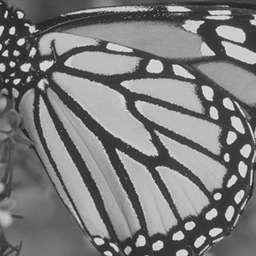
#> input picture photos/gray/img_003.bmp, 256 x 256 px; its folder holds only this picture in this run
$ python factor.py
#> lines starting #> are read from the running program, lines starting #| are printed output that depends on the picture; long printed decimals are rounded
import numpy as np
from matplotlib import pyplot as plt
import matplotlib.image as mpimg
import os
from time import gmtime, strftime

if __name__ == "__main__":

    data_path = os.path.join(os.getcwd(), 'photos/gray')
    im_flist = os.listdir(data_path)
    im_no = 0
    im = mpimg.imread(os.path.join(data_path, im_flist[im_no]))
#> im is the input picture: shape (256, 256); min 33, max 226, mean 122.5
    # im = im[40:60, 10:40, :]
    im=im[40:100, 10:50]
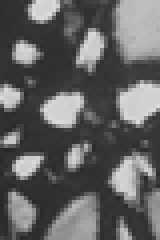
#> im: shape (60, 40) (shown 4 times larger); min 39, max 222, mean 98.5

    ip=im/1
    I, J = ip.shape
#> I = 60; J = 40
    ps=16
    m=I//ps
#> m = 3
    n=J//ps
#> n = 2
    ip=ip[:m*ps,:n*ps]
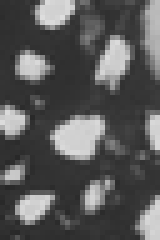
#> ip: shape (48, 32) float64 (shown 5 times larger); min 39, max 222, mean 88.9
    ip=np.stack(np.split(ip,n,1))
    ip = np.stack(np.split(ip, m, 1))
    ip=ip-np.mean(ip,axis=(0,1))

    niter=10
    h=(np.random.rand(ps,ps)*2-1)
    ch=np.sum(h.reshape(1,1,ps,ps)*ip,(2,3))
#> ch = [[-616.6, -1160.2], [25.13, 990.3], [1016.5, -255.1]]
    s2m=np.mean(ch**2)
#> s2m = 634322.9
    kT=s2m
#> kT = 634322.9
    kT=round(kT,int(np.ceil(np.log10(1 / kT))))
#> kT = 600000
    ax = plt.subplot(111)
    plt.imshow(h)
    ax.set_title('h')
    plt.colorbar(orientation='horizontal')
    plt.show()
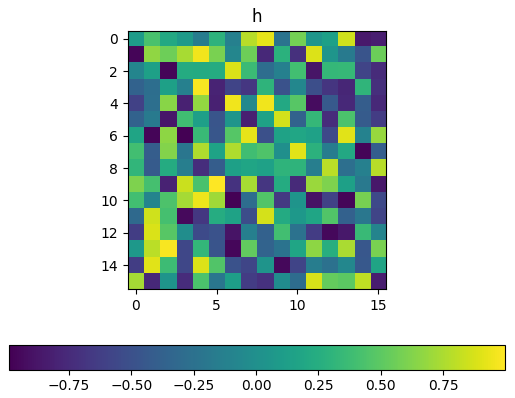
#> figure drawn by matplotlib, 2 panels
    print('kT %f' % kT)
#| kT 600000.000
    def seq_change(s0,h,pats):
        for i in range(s0[0],ps,2):
            for j in range(s0[1],ps,2):
                h[i,j]=0
                ch=np.sum(h.reshape(1,1,ps,ps)*ip,(2,3))*ip[:,:,i,j]
                dq=np.mean(ch)*4
                h[i,j]=(1/(1+np.exp(-dq/kT))>np.random.rand()).astype('int')*2-1
        return h

    for _ in range(niter):
        h=seq_change((0,0),h,ip)
        h=seq_change((0,1),h,ip)
        h=seq_change((1,0),h,ip)
        h=seq_change((1,1),h,ip)


    ax = plt.subplot(141)
    plt.imshow(im)
    ax.set_title('sample')
    plt.colorbar(orientation='horizontal')
    ax = plt.subplot(142)
    plt.imshow(ch)
    ax.set_title('ch')
    plt.colorbar(orientation='horizontal')

    ax = plt.subplot(143)
    plt.imshow(h)
    ax.set_title('h')
    plt.colorbar(orientation='horizontal')

    # [4 lines of commented-out code are left out]

    plt.show()
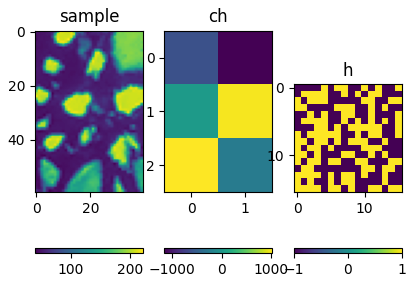
#> figure drawn by matplotlib, 6 panels
